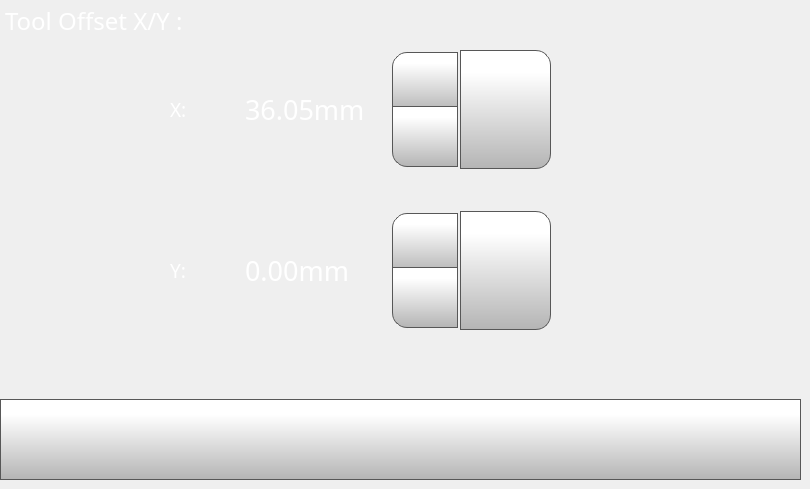
    <widget class="QWidget" name="toolOffsetXYPage">
     <widget class="QLabel" name="bedLabel_3">
      <property name="geometry">
       <rect>
        <x>480</x>
        <y>100</y>
        <width>70</width>
        <height>21</height>
       </rect>
      </property>
      <property name="font">
       <font>
        <family>Gotham Light</family>
        <pointsize>14</pointsize>
        <weight>50</weight>
        <bold>false</bold>
       </font>
      </property>
      <property name="styleSheet">
       <string notr="true">color: rgb(255, 255, 255);</string>
      </property>
      <property name="text">
       <string>Y:</string>
      </property>
     </widget>
     <widget class="QLabel" name="tollOffsetXLabel">
      <property name="geometry">
       <rect>
        <x>170</x>
        <y>99</y>
        <width>70</width>
        <height>21</height>
       </rect>
      </property>
      <property name="font">
       <font>
        <family>Gotham Light</family>
        <pointsize>14</pointsize>
        <weight>50</weight>
        <bold>false</bold>
       </font>
      </property>
      <property name="styleSheet">
       <string notr="true">color: rgb(255, 255, 255);</string>
      </property>
      <property name="text">
       <string>X:</string>
      </property>
     </widget>
     <widget class="QPushButton" name="toolOffsetXYBackButton">
      <property name="geometry">
       <rect>
        <x>0</x>
        <y>399</y>
        <width>801</width>
        <height>81</height>
       </rect>
      </property>
      <property name="minimumSize">
       <size>
        <width>0</width>
        <height>0</height>
       </size>
      </property>
      <property name="font">
       <font>
        <family>Gotham Light</family>
        <pointsize>9</pointsize>
       </font>
      </property>
      <property name="styleSheet">
       <string notr="true">QPushButton {
     border: 1px solid rgb(87, 87, 87);
	background-color: qlineargradient(spread:pad, x1:0, y1:1, x2:0, y2:0.188, stop:0 rgba(180, 180, 180, 255), stop:1 rgba(255, 255, 255, 255));


}

QPushButton:pressed {
    background-color: qlineargradient(x1: 0, y1: 0, x2: 0, y2: 1,
                                      stop: 0 #dadbde, stop: 1 #f6f7fa);
}

QPushButton:flat {
    border: none; /* no border for a flat push button */
}

QPushButton:default {
    border-color: navy; /* make the default button prominent */
}

QPushButton:focus {
	outline: none;
}</string>
      </property>
      <property name="text">
       <string/>
      </property>
      <property name="icon">
       <iconset>
        <normaloff>templates/img/arrows-4.png</normaloff>templates/img/arrows-4.png</iconset>
      </property>
      <property name="iconSize">
       <size>
        <width>50</width>
        <height>50</height>
       </size>
      </property>
      <property name="checkable">
       <bool>false</bool>
      </property>
      <property name="autoDefault">
       <bool>false</bool>
      </property>
      <property name="default">
       <bool>false</bool>
      </property>
      <property name="flat">
       <bool>false</bool>
      </property>
     </widget>
     <widget class="QLabel" name="toolOffsetLabel">
      <property name="geometry">
       <rect>
        <x>5</x>
        <y>5</y>
        <width>281</width>
        <height>31</height>
       </rect>
      </property>
      <property name="font">
       <font>
        <family>Gotham</family>
        <pointsize>18</pointsize>
        <weight>50</weight>
        <bold>false</bold>
       </font>
      </property>
      <property name="styleSheet">
       <string notr="true">color: rgb(255, 255, 255);</string>
      </property>
      <property name="text">
       <string>Tool Offset X/Y :</string>
      </property>
     </widget>
     <widget class="QDoubleSpinBox" name="toolOffsetXDoubleSpinBox">
      <property name="geometry">
       <rect>
        <x>240</x>
        <y>49</y>
        <width>221</width>
        <height>121</height>
       </rect>
      </property>
      <property name="font">
       <font>
        <family>Gotham</family>
        <pointsize>20</pointsize>
       </font>
      </property>
      <property name="styleSheet">
       <string notr="true">QDoubleSpinBox {
    padding-right: 5px; /* make room for the arrows */
	color: rgb(255, 255, 255);
	background-color: rgba(255, 255, 255, 0);
   
}
QDoubleSpinBox ::text:selected {
	background-color: rgb(255, 146, 57);
   
}
QDoubleSpinBox::up-button {
     border: 1px solid rgb(87, 87, 87);

border-top-left-radius: 15px;
	background-color: qlineargradient(spread:pad, x1:0, y1:1, x2:0, y2:0.188, stop:0 rgba(180, 180, 180, 255), stop:1 rgba(255, 255, 255, 255));
    width: 60px;
     height: 55px;
    padding: 2px;
}

QDoubleSpinBox::up-arrow { 
image: url(./templates/img/arrows.png);
    width: 40px;
     height: 40px;
padding: 5px;
}



QDoubleSpinBox::up-button:pressed {
    background-color: qlineargradient(x1: 0, y1: 0, x2: 0, y2: 1,
                                      stop: 0 #dadbde, stop: 1 #f6f7fa);
}


QDoubleSpinBox::down-button {
     border: 1px solid rgb(87, 87, 87);
border-bottom-left-radius: 15px;
	background-color: qlineargradient(spread:pad, x1:0, y1:1, x2:0, y2:0.188, stop:0 rgba(180, 180, 180, 255), stop:1 rgba(255, 255, 255, 255));
    width: 60px;
     height: 55px;
    padding: 2px;
}

QDoubleSpinBox::down-arrow { 
image: url(./templates/img/arrows-5.png);
    width: 40px;
    height: 40px;
padding: 5px;
}

QDoubleSpinBox::down-button:pressed {
    background-color: qlineargradient(x1: 0, y1: 0, x2: 0, y2: 1,
                                      stop: 0 #dadbde, stop: 1 #f6f7fa);

}

</string>
      </property>
      <property name="frame">
       <bool>false</bool>
      </property>
      <property name="readOnly">
       <bool>false</bool>
      </property>
      <property name="buttonSymbols">
       <enum>QAbstractSpinBox::UpDownArrows</enum>
      </property>
      <property name="accelerated">
       <bool>true</bool>
      </property>
      <property name="suffix">
       <string>mm</string>
      </property>
      <property name="decimals">
       <number>2</number>
      </property>
      <property name="minimum">
       <double>32.000000000000000</double>
      </property>
      <property name="maximum">
       <double>40.000000000000000</double>
      </property>
      <property name="singleStep">
       <double>0.025000000000000</double>
      </property>
      <property name="value">
       <double>36.049999999999997</double>
      </property>
     </widget>
     <widget class="QPushButton" name="toolOffsetXSetButton">
      <property name="geometry">
       <rect>
        <x>460</x>
        <y>50</y>
        <width>91</width>
        <height>119</height>
       </rect>
      </property>
      <property name="font">
       <font>
        <family>Gotham</family>
        <pointsize>13</pointsize>
       </font>
      </property>
      <property name="styleSheet">
       <string notr="true">QPushButton {
     border: 1px solid rgb(87, 87, 87);
	background-color: qlineargradient(spread:pad, x1:0, y1:1, x2:0, y2:0.188, stop:0 rgba(180, 180, 180, 255), stop:1 rgba(255, 255, 255, 255));
border-top-right-radius: 15px;
border-bottom-right-radius: 15px;

}

QPushButton:pressed {
    background-color: qlineargradient(x1: 0, y1: 0, x2: 0, y2: 1,
                                      stop: 0 #dadbde, stop: 1 #f6f7fa);
}

QPushButton:flat {
    border: none; /* no border for a flat push button */
}

QPushButton:default {
    border-color: navy; /* make the default button prominent */
}
QPushButton:focus {
	outline: none;
}</string>
      </property>
      <property name="text">
       <string/>
      </property>
      <property name="icon">
       <iconset>
        <normaloff>templates/img/verification-mark.png</normaloff>templates/img/verification-mark.png</iconset>
      </property>
      <property name="iconSize">
       <size>
        <width>50</width>
        <height>50</height>
       </size>
      </property>
     </widget>
     <widget class="QPushButton" name="toolOffsetYSetButton">
      <property name="geometry">
       <rect>
        <x>460</x>
        <y>211</y>
        <width>91</width>
        <height>119</height>
       </rect>
      </property>
      <property name="font">
       <font>
        <family>Gotham</family>
        <pointsize>13</pointsize>
       </font>
      </property>
      <property name="styleSheet">
       <string notr="true">QPushButton {
     border: 1px solid rgb(87, 87, 87);
	background-color: qlineargradient(spread:pad, x1:0, y1:1, x2:0, y2:0.188, stop:0 rgba(180, 180, 180, 255), stop:1 rgba(255, 255, 255, 255));
border-top-right-radius: 15px;
border-bottom-right-radius: 15px;

}

QPushButton:pressed {
    background-color: qlineargradient(x1: 0, y1: 0, x2: 0, y2: 1,
                                      stop: 0 #dadbde, stop: 1 #f6f7fa);
}

QPushButton:flat {
    border: none; /* no border for a flat push button */
}

QPushButton:default {
    border-color: navy; /* make the default button prominent */
}
QPushButton:focus {
	outline: none;
}</string>
      </property>
      <property name="text">
       <string/>
      </property>
      <property name="icon">
       <iconset>
        <normaloff>templates/img/verification-mark.png</normaloff>templates/img/verification-mark.png</iconset>
      </property>
      <property name="iconSize">
       <size>
        <width>50</width>
        <height>50</height>
       </size>
      </property>
     </widget>
     <widget class="QDoubleSpinBox" name="toolOffsetYDoubleSpinBox">
      <property name="geometry">
       <rect>
        <x>240</x>
        <y>210</y>
        <width>221</width>
        <height>121</height>
       </rect>
      </property>
      <property name="font">
       <font>
        <family>Gotham</family>
        <pointsize>20</pointsize>
       </font>
      </property>
      <property name="styleSheet">
       <string notr="true">QDoubleSpinBox {
    padding-right: 5px; /* make room for the arrows */
	color: rgb(255, 255, 255);
	background-color: rgba(255, 255, 255, 0);
   
}
QDoubleSpinBox ::text:selected {
	background-color: rgb(255, 146, 57);
   
}
QDoubleSpinBox::up-button {
     border: 1px solid rgb(87, 87, 87);

border-top-left-radius: 15px;
	background-color: qlineargradient(spread:pad, x1:0, y1:1, x2:0, y2:0.188, stop:0 rgba(180, 180, 180, 255), stop:1 rgba(255, 255, 255, 255));
    width: 60px;
     height: 55px;
    padding: 2px;
}

QDoubleSpinBox::up-arrow { 
image: url(./templates/img/arrows.png);
    width: 40px;
     height: 40px;
padding: 5px;
}



QDoubleSpinBox::up-button:pressed {
    background-color: qlineargradient(x1: 0, y1: 0, x2: 0, y2: 1,
                                      stop: 0 #dadbde, stop: 1 #f6f7fa);
}


QDoubleSpinBox::down-button {
     border: 1px solid rgb(87, 87, 87);
border-bottom-left-radius: 15px;
	background-color: qlineargradient(spread:pad, x1:0, y1:1, x2:0, y2:0.188, stop:0 rgba(180, 180, 180, 255), stop:1 rgba(255, 255, 255, 255));
    width: 60px;
     height: 55px;
    padding: 2px;
}

QDoubleSpinBox::down-arrow { 
image: url(./templates/img/arrows-5.png);
    width: 40px;
    height: 40px;
padding: 5px;
}

QDoubleSpinBox::down-button:pressed {
    background-color: qlineargradient(x1: 0, y1: 0, x2: 0, y2: 1,
                                      stop: 0 #dadbde, stop: 1 #f6f7fa);

}

</string>
      </property>
      <property name="frame">
       <bool>false</bool>
      </property>
      <property name="readOnly">
       <bool>false</bool>
      </property>
      <property name="buttonSymbols">
       <enum>QAbstractSpinBox::UpDownArrows</enum>
      </property>
      <property name="accelerated">
       <bool>true</bool>
      </property>
      <property name="suffix">
       <string>mm</string>
      </property>
      <property name="decimals">
       <number>2</number>
      </property>
      <property name="minimum">
       <double>-4.000000000000000</double>
      </property>
      <property name="maximum">
       <double>4.000000000000000</double>
      </property>
      <property name="singleStep">
       <double>0.025000000000000</double>
      </property>
     </widget>
     <widget class="QLabel" name="toolOffsetYLabel">
      <property name="geometry">
       <rect>
        <x>170</x>
        <y>260</y>
        <width>70</width>
        <height>21</height>
       </rect>
      </property>
      <property name="font">
       <font>
        <family>Gotham Light</family>
        <pointsize>14</pointsize>
        <weight>50</weight>
        <bold>false</bold>
       </font>
      </property>
      <property name="styleSheet">
       <string notr="true">color: rgb(255, 255, 255);</string>
      </property>
      <property name="text">
       <string>Y:</string>
      </property>
     </widget>
    </widget>
